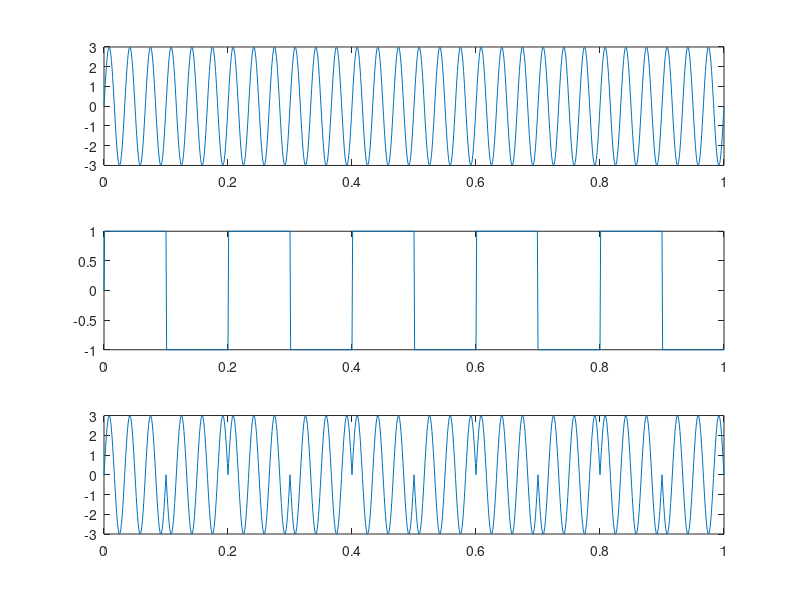

Source code (MATLAB):
%Amplitude Shift keying(ASK)
clc;
clear all;
close all;
fm=5; %Frequency of the pulse
fc = 30; %Frequency of the carrier
A=3;
t=0:0.001:1;
x=A.*sin(2*pi*fc*t);%carrer signal
plot(t,x);
u=sign(sin(2*pi*fm*t));
%u=square(2*pi*fm*t);%pulse signal 
subplot(3,1,1);
plot(t,x);
subplot(3,1,2);
plot(t,u);
v=x.*u;
subplot(3,1,3);
plot(t,v);%plot ASK signal